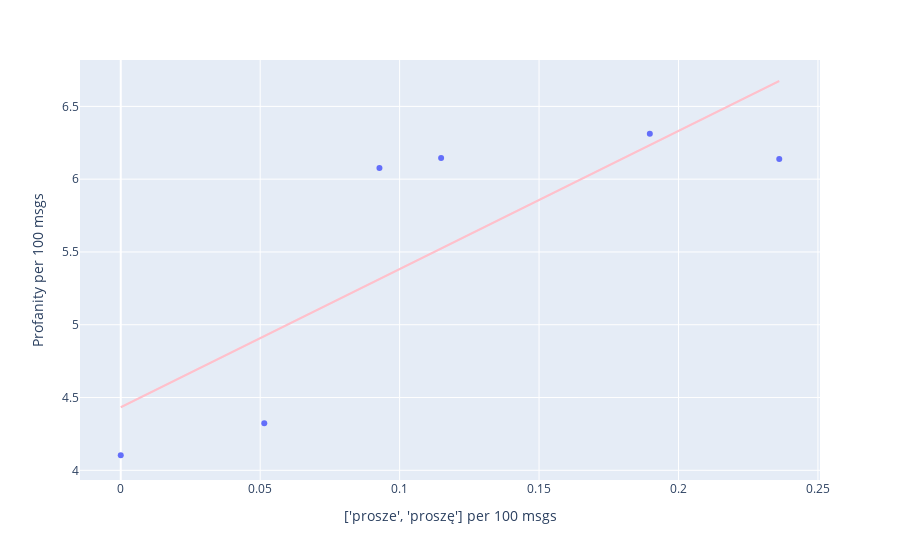

The notebook cell saved with this chart:
### Markdown cell above
## Correlation of _word1_ usage with (polish) swear word usage

### Code cell
df = pd.DataFrame(pcoeffs.items(), columns = ['Sender', 'Profanity per 100 msgs'])
df = df.merge(w1_df, how = 'inner')
cor = df.corr().iloc[0,1]
fig = px.scatter(df,y = 'Profanity per 100 msgs', x = f'{word1} per 100 msgs', trendline="ols", trendline_color_override = 'pink')
fig.show()
print('The correlation is', cor)

### Figure 1 — Plotly figure (JSON) as saved in the notebook; plotly's stock layout.template omitted (floating-point values rounded to 4 significant figures)
{"data": [{"hovertemplate": "['prosze', 'proszę'] per 100 msgs=%{x}<br>Profanity per 100 msgs=%{y}<extra></extra>", "legendgroup": "", "marker": {"color": "#636efa", "symbol": "circle"}, "mode": "markers", "name": "", "orientation": "v", "showlegend": false, "type": "scatter", "x": [0.1897, 0.1149, 0.2361, 0.09276, 0.05147, 0], "xaxis": "x", "y": [6.313, 6.146, 6.139, 6.076, 4.323, 4.103], "yaxis": "y"}, {"hovertemplate": "<b>OLS trendline</b><br>Profanity per 100 msgs = 9.49073 * ['prosze', 'proszę'] per 100 msgs + 4.43329<br>R<sup>2</sup>=0.664564<br><br>['prosze', 'proszę'] per 100 msgs=%{x}<br>Profanity per 100 msgs=%{y} <b>(trend)</b><extra></extra>", "legendgroup": "", "line": {"color": "pink"}, "marker": {"color": "#636efa", "symbol": "circle"}, "mode": "lines", "name": "", "showlegend": false, "type": "scatter", "x": [0, 0.05147, 0.09276, 0.1149, 0.1897, 0.2361], "xaxis": "x", "y": [4.433, 4.922, 5.314, 5.524, 6.234, 6.674], "yaxis": "y"}], "layout": {"legend": {"tracegroupgap": 0}, "margin": {"t": 60}, "xaxis": {"anchor": "y", "domain": [0, 1], "title": {"text": "['prosze', 'proszę'] per 100 msgs"}}, "yaxis": {"anchor": "x", "domain": [0, 1], "title": {"text": "Profanity per 100 msgs"}}}}
